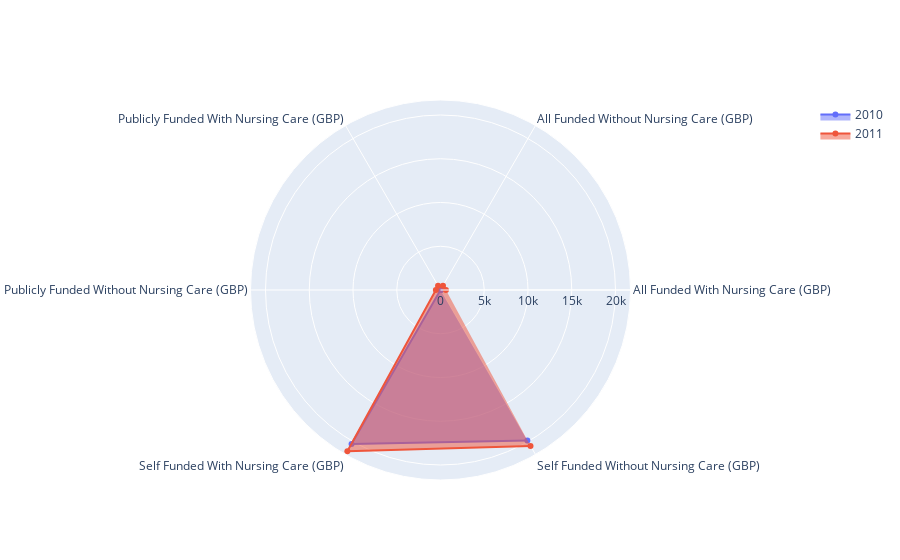

Notebook code for this chart:
### Code cell
# Showing spider plot with 2 years
fig = go.Figure()

fig.add_trace(go.Scatterpolar(
    r = care_home_charges_scot.iloc[0].tolist(),
    theta = care_home_charges_scot.columns.values.tolist(),
    fill = "toself",
    name = str(care_home_charges_scot.index[0]).replace("0331","")
))

fig.add_trace(go.Scatterpolar(
    r = care_home_charges_scot.iloc[1].tolist(),
    theta = care_home_charges_scot.columns.values.tolist(),
    fill = "toself",
    name = str(care_home_charges_scot.index[1]).replace("0331","")
))

fig.show()

### Figure 1 — Plotly figure (JSON) as saved in the notebook; plotly's stock layout.template omitted (floating-point values rounded to 4 significant figures)
{"data": [{"fill": "toself", "name": "2010", "r": [0, 0, 0, 0, 20332, 19861], "theta": ["All Funded With Nursing Care (GBP)", "All Funded Without Nursing Care (GBP)", "Publicly Funded With Nursing Care (GBP)", "Publicly Funded Without Nursing Care (GBP)", "Self Funded With Nursing Care (GBP)", "Self Funded Without Nursing Care (GBP)"], "type": "scatterpolar"}, {"fill": "toself", "name": "2011", "r": [623, 572, 561, 531, 21286, 20578], "theta": ["All Funded With Nursing Care (GBP)", "All Funded Without Nursing Care (GBP)", "Publicly Funded With Nursing Care (GBP)", "Publicly Funded Without Nursing Care (GBP)", "Self Funded With Nursing Care (GBP)", "Self Funded Without Nursing Care (GBP)"], "type": "scatterpolar"}], "layout": {}}
